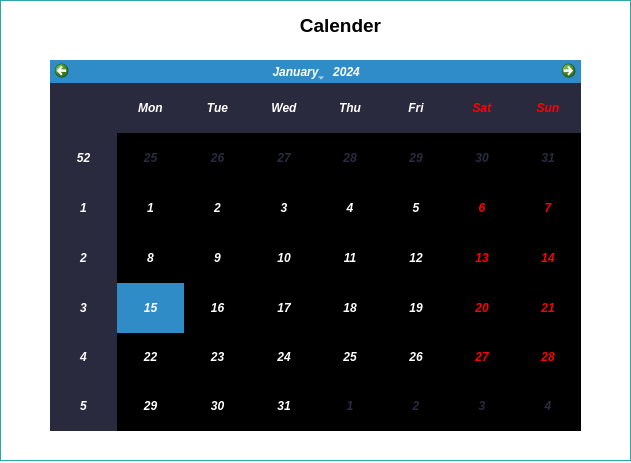
<?xml version="1.0" encoding="UTF-8"?>
<ui version="4.0">
 <class>CalenderDialog</class>
 <widget class="QDialog" name="CalenderDialog">
  <property name="geometry">
   <rect>
    <x>0</x>
    <y>0</y>
    <width>631</width>
    <height>463</height>
   </rect>
  </property>
  <property name="palette">
   <palette>
    <active>
     <colorrole role="WindowText">
      <brush brushstyle="SolidPattern">
       <color alpha="255">
        <red>0</red>
        <green>0</green>
        <blue>0</blue>
       </color>
      </brush>
     </colorrole>
     <colorrole role="Button">
      <brush brushstyle="SolidPattern">
       <color alpha="255">
        <red>255</red>
        <green>255</green>
        <blue>255</blue>
       </color>
      </brush>
     </colorrole>
     <colorrole role="Light">
      <brush brushstyle="SolidPattern">
       <color alpha="255">
        <red>255</red>
        <green>255</green>
        <blue>255</blue>
       </color>
      </brush>
     </colorrole>
     <colorrole role="Midlight">
      <brush brushstyle="SolidPattern">
       <color alpha="255">
        <red>255</red>
        <green>255</green>
        <blue>255</blue>
       </color>
      </brush>
     </colorrole>
     <colorrole role="Dark">
      <brush brushstyle="SolidPattern">
       <color alpha="255">
        <red>127</red>
        <green>127</green>
        <blue>127</blue>
       </color>
      </brush>
     </colorrole>
     <colorrole role="Mid">
      <brush brushstyle="SolidPattern">
       <color alpha="255">
        <red>170</red>
        <green>170</green>
        <blue>170</blue>
       </color>
      </brush>
     </colorrole>
     <colorrole role="Text">
      <brush brushstyle="SolidPattern">
       <color alpha="255">
        <red>0</red>
        <green>0</green>
        <blue>0</blue>
       </color>
      </brush>
     </colorrole>
     <colorrole role="BrightText">
      <brush brushstyle="SolidPattern">
       <color alpha="255">
        <red>255</red>
        <green>255</green>
        <blue>255</blue>
       </color>
      </brush>
     </colorrole>
     <colorrole role="ButtonText">
      <brush brushstyle="SolidPattern">
       <color alpha="255">
        <red>0</red>
        <green>0</green>
        <blue>0</blue>
       </color>
      </brush>
     </colorrole>
     <colorrole role="Base">
      <brush brushstyle="SolidPattern">
       <color alpha="255">
        <red>255</red>
        <green>255</green>
        <blue>255</blue>
       </color>
      </brush>
     </colorrole>
     <colorrole role="Window">
      <brush brushstyle="SolidPattern">
       <color alpha="255">
        <red>255</red>
        <green>255</green>
        <blue>255</blue>
       </color>
      </brush>
     </colorrole>
     <colorrole role="Shadow">
      <brush brushstyle="SolidPattern">
       <color alpha="255">
        <red>0</red>
        <green>0</green>
        <blue>0</blue>
       </color>
      </brush>
     </colorrole>
     <colorrole role="AlternateBase">
      <brush brushstyle="SolidPattern">
       <color alpha="255">
        <red>255</red>
        <green>255</green>
        <blue>255</blue>
       </color>
      </brush>
     </colorrole>
     <colorrole role="ToolTipBase">
      <brush brushstyle="SolidPattern">
       <color alpha="255">
        <red>255</red>
        <green>255</green>
        <blue>220</blue>
       </color>
      </brush>
     </colorrole>
     <colorrole role="ToolTipText">
      <brush brushstyle="SolidPattern">
       <color alpha="255">
        <red>0</red>
        <green>0</green>
        <blue>0</blue>
       </color>
      </brush>
     </colorrole>
     <colorrole role="PlaceholderText">
      <brush brushstyle="SolidPattern">
       <color alpha="128">
        <red>0</red>
        <green>0</green>
        <blue>0</blue>
       </color>
      </brush>
     </colorrole>
    </active>
    <inactive>
     <colorrole role="WindowText">
      <brush brushstyle="SolidPattern">
       <color alpha="255">
        <red>0</red>
        <green>0</green>
        <blue>0</blue>
       </color>
      </brush>
     </colorrole>
     <colorrole role="Button">
      <brush brushstyle="SolidPattern">
       <color alpha="255">
        <red>255</red>
        <green>255</green>
        <blue>255</blue>
       </color>
      </brush>
     </colorrole>
     <colorrole role="Light">
      <brush brushstyle="SolidPattern">
       <color alpha="255">
        <red>255</red>
        <green>255</green>
        <blue>255</blue>
       </color>
      </brush>
     </colorrole>
     <colorrole role="Midlight">
      <brush brushstyle="SolidPattern">
       <color alpha="255">
        <red>255</red>
        <green>255</green>
        <blue>255</blue>
       </color>
      </brush>
     </colorrole>
     <colorrole role="Dark">
      <brush brushstyle="SolidPattern">
       <color alpha="255">
        <red>127</red>
        <green>127</green>
        <blue>127</blue>
       </color>
      </brush>
     </colorrole>
     <colorrole role="Mid">
      <brush brushstyle="SolidPattern">
       <color alpha="255">
        <red>170</red>
        <green>170</green>
        <blue>170</blue>
       </color>
      </brush>
     </colorrole>
     <colorrole role="Text">
      <brush brushstyle="SolidPattern">
       <color alpha="255">
        <red>0</red>
        <green>0</green>
        <blue>0</blue>
       </color>
      </brush>
     </colorrole>
     <colorrole role="BrightText">
      <brush brushstyle="SolidPattern">
       <color alpha="255">
        <red>255</red>
        <green>255</green>
        <blue>255</blue>
       </color>
      </brush>
     </colorrole>
     <colorrole role="ButtonText">
      <brush brushstyle="SolidPattern">
       <color alpha="255">
        <red>0</red>
        <green>0</green>
        <blue>0</blue>
       </color>
      </brush>
     </colorrole>
     <colorrole role="Base">
      <brush brushstyle="SolidPattern">
       <color alpha="255">
        <red>255</red>
        <green>255</green>
        <blue>255</blue>
       </color>
      </brush>
     </colorrole>
     <colorrole role="Window">
      <brush brushstyle="SolidPattern">
       <color alpha="255">
        <red>255</red>
        <green>255</green>
        <blue>255</blue>
       </color>
      </brush>
     </colorrole>
     <colorrole role="Shadow">
      <brush brushstyle="SolidPattern">
       <color alpha="255">
        <red>0</red>
        <green>0</green>
        <blue>0</blue>
       </color>
      </brush>
     </colorrole>
     <colorrole role="AlternateBase">
      <brush brushstyle="SolidPattern">
       <color alpha="255">
        <red>255</red>
        <green>255</green>
        <blue>255</blue>
       </color>
      </brush>
     </colorrole>
     <colorrole role="ToolTipBase">
      <brush brushstyle="SolidPattern">
       <color alpha="255">
        <red>255</red>
        <green>255</green>
        <blue>220</blue>
       </color>
      </brush>
     </colorrole>
     <colorrole role="ToolTipText">
      <brush brushstyle="SolidPattern">
       <color alpha="255">
        <red>0</red>
        <green>0</green>
        <blue>0</blue>
       </color>
      </brush>
     </colorrole>
     <colorrole role="PlaceholderText">
      <brush brushstyle="SolidPattern">
       <color alpha="128">
        <red>0</red>
        <green>0</green>
        <blue>0</blue>
       </color>
      </brush>
     </colorrole>
    </inactive>
    <disabled>
     <colorrole role="WindowText">
      <brush brushstyle="SolidPattern">
       <color alpha="255">
        <red>127</red>
        <green>127</green>
        <blue>127</blue>
       </color>
      </brush>
     </colorrole>
     <colorrole role="Button">
      <brush brushstyle="SolidPattern">
       <color alpha="255">
        <red>255</red>
        <green>255</green>
        <blue>255</blue>
       </color>
      </brush>
     </colorrole>
     <colorrole role="Light">
      <brush brushstyle="SolidPattern">
       <color alpha="255">
        <red>255</red>
        <green>255</green>
        <blue>255</blue>
       </color>
      </brush>
     </colorrole>
     <colorrole role="Midlight">
      <brush brushstyle="SolidPattern">
       <color alpha="255">
        <red>255</red>
        <green>255</green>
        <blue>255</blue>
       </color>
      </brush>
     </colorrole>
     <colorrole role="Dark">
      <brush brushstyle="SolidPattern">
       <color alpha="255">
        <red>127</red>
        <green>127</green>
        <blue>127</blue>
       </color>
      </brush>
     </colorrole>
     <colorrole role="Mid">
      <brush brushstyle="SolidPattern">
       <color alpha="255">
        <red>170</red>
        <green>170</green>
        <blue>170</blue>
       </color>
      </brush>
     </colorrole>
     <colorrole role="Text">
      <brush brushstyle="SolidPattern">
       <color alpha="255">
        <red>127</red>
        <green>127</green>
        <blue>127</blue>
       </color>
      </brush>
     </colorrole>
     <colorrole role="BrightText">
      <brush brushstyle="SolidPattern">
       <color alpha="255">
        <red>255</red>
        <green>255</green>
        <blue>255</blue>
       </color>
      </brush>
     </colorrole>
     <colorrole role="ButtonText">
      <brush brushstyle="SolidPattern">
       <color alpha="255">
        <red>127</red>
        <green>127</green>
        <blue>127</blue>
       </color>
      </brush>
     </colorrole>
     <colorrole role="Base">
      <brush brushstyle="SolidPattern">
       <color alpha="255">
        <red>255</red>
        <green>255</green>
        <blue>255</blue>
       </color>
      </brush>
     </colorrole>
     <colorrole role="Window">
      <brush brushstyle="SolidPattern">
       <color alpha="255">
        <red>255</red>
        <green>255</green>
        <blue>255</blue>
       </color>
      </brush>
     </colorrole>
     <colorrole role="Shadow">
      <brush brushstyle="SolidPattern">
       <color alpha="255">
        <red>0</red>
        <green>0</green>
        <blue>0</blue>
       </color>
      </brush>
     </colorrole>
     <colorrole role="AlternateBase">
      <brush brushstyle="SolidPattern">
       <color alpha="255">
        <red>255</red>
        <green>255</green>
        <blue>255</blue>
       </color>
      </brush>
     </colorrole>
     <colorrole role="ToolTipBase">
      <brush brushstyle="SolidPattern">
       <color alpha="255">
        <red>255</red>
        <green>255</green>
        <blue>220</blue>
       </color>
      </brush>
     </colorrole>
     <colorrole role="ToolTipText">
      <brush brushstyle="SolidPattern">
       <color alpha="255">
        <red>0</red>
        <green>0</green>
        <blue>0</blue>
       </color>
      </brush>
     </colorrole>
     <colorrole role="PlaceholderText">
      <brush brushstyle="SolidPattern">
       <color alpha="128">
        <red>0</red>
        <green>0</green>
        <blue>0</blue>
       </color>
      </brush>
     </colorrole>
    </disabled>
   </palette>
  </property>
  <property name="font">
   <font>
    <stylestrategy>PreferDefault</stylestrategy>
   </font>
  </property>
  <property name="windowTitle">
   <string>Dialog</string>
  </property>
  <property name="autoFillBackground">
   <bool>true</bool>
  </property>
  <widget class="QCalendarWidget" name="calendarWidget">
   <property name="geometry">
    <rect>
     <x>50</x>
     <y>60</y>
     <width>531</width>
     <height>371</height>
    </rect>
   </property>
   <property name="palette">
    <palette>
     <active>
      <colorrole role="WindowText">
       <brush brushstyle="SolidPattern">
        <color alpha="255">
         <red>255</red>
         <green>255</green>
         <blue>255</blue>
        </color>
       </brush>
      </colorrole>
      <colorrole role="Button">
       <brush brushstyle="SolidPattern">
        <color alpha="255">
         <red>85</red>
         <green>85</green>
         <blue>127</blue>
        </color>
       </brush>
      </colorrole>
      <colorrole role="Light">
       <brush brushstyle="SolidPattern">
        <color alpha="255">
         <red>127</red>
         <green>127</green>
         <blue>190</blue>
        </color>
       </brush>
      </colorrole>
      <colorrole role="Midlight">
       <brush brushstyle="SolidPattern">
        <color alpha="255">
         <red>106</red>
         <green>106</green>
         <blue>158</blue>
        </color>
       </brush>
      </colorrole>
      <colorrole role="Dark">
       <brush brushstyle="SolidPattern">
        <color alpha="255">
         <red>42</red>
         <green>42</green>
         <blue>63</blue>
        </color>
       </brush>
      </colorrole>
      <colorrole role="Mid">
       <brush brushstyle="SolidPattern">
        <color alpha="255">
         <red>57</red>
         <green>57</green>
         <blue>85</blue>
        </color>
       </brush>
      </colorrole>
      <colorrole role="Text">
       <brush brushstyle="SolidPattern">
        <color alpha="255">
         <red>255</red>
         <green>255</green>
         <blue>255</blue>
        </color>
       </brush>
      </colorrole>
      <colorrole role="BrightText">
       <brush brushstyle="SolidPattern">
        <color alpha="255">
         <red>255</red>
         <green>255</green>
         <blue>255</blue>
        </color>
       </brush>
      </colorrole>
      <colorrole role="ButtonText">
       <brush brushstyle="SolidPattern">
        <color alpha="255">
         <red>255</red>
         <green>255</green>
         <blue>255</blue>
        </color>
       </brush>
      </colorrole>
      <colorrole role="Base">
       <brush brushstyle="SolidPattern">
        <color alpha="255">
         <red>0</red>
         <green>0</green>
         <blue>0</blue>
        </color>
       </brush>
      </colorrole>
      <colorrole role="Window">
       <brush brushstyle="SolidPattern">
        <color alpha="255">
         <red>85</red>
         <green>85</green>
         <blue>127</blue>
        </color>
       </brush>
      </colorrole>
      <colorrole role="Shadow">
       <brush brushstyle="SolidPattern">
        <color alpha="255">
         <red>0</red>
         <green>0</green>
         <blue>0</blue>
        </color>
       </brush>
      </colorrole>
      <colorrole role="AlternateBase">
       <brush brushstyle="SolidPattern">
        <color alpha="255">
         <red>42</red>
         <green>42</green>
         <blue>63</blue>
        </color>
       </brush>
      </colorrole>
      <colorrole role="ToolTipBase">
       <brush brushstyle="SolidPattern">
        <color alpha="255">
         <red>255</red>
         <green>255</green>
         <blue>220</blue>
        </color>
       </brush>
      </colorrole>
      <colorrole role="ToolTipText">
       <brush brushstyle="SolidPattern">
        <color alpha="255">
         <red>0</red>
         <green>0</green>
         <blue>0</blue>
        </color>
       </brush>
      </colorrole>
      <colorrole role="PlaceholderText">
       <brush brushstyle="SolidPattern">
        <color alpha="128">
         <red>255</red>
         <green>255</green>
         <blue>255</blue>
        </color>
       </brush>
      </colorrole>
     </active>
     <inactive>
      <colorrole role="WindowText">
       <brush brushstyle="SolidPattern">
        <color alpha="255">
         <red>255</red>
         <green>255</green>
         <blue>255</blue>
        </color>
       </brush>
      </colorrole>
      <colorrole role="Button">
       <brush brushstyle="SolidPattern">
        <color alpha="255">
         <red>85</red>
         <green>85</green>
         <blue>127</blue>
        </color>
       </brush>
      </colorrole>
      <colorrole role="Light">
       <brush brushstyle="SolidPattern">
        <color alpha="255">
         <red>127</red>
         <green>127</green>
         <blue>190</blue>
        </color>
       </brush>
      </colorrole>
      <colorrole role="Midlight">
       <brush brushstyle="SolidPattern">
        <color alpha="255">
         <red>106</red>
         <green>106</green>
         <blue>158</blue>
        </color>
       </brush>
      </colorrole>
      <colorrole role="Dark">
       <brush brushstyle="SolidPattern">
        <color alpha="255">
         <red>42</red>
         <green>42</green>
         <blue>63</blue>
        </color>
       </brush>
      </colorrole>
      <colorrole role="Mid">
       <brush brushstyle="SolidPattern">
        <color alpha="255">
         <red>57</red>
         <green>57</green>
         <blue>85</blue>
        </color>
       </brush>
      </colorrole>
      <colorrole role="Text">
       <brush brushstyle="SolidPattern">
        <color alpha="255">
         <red>255</red>
         <green>255</green>
         <blue>255</blue>
        </color>
       </brush>
      </colorrole>
      <colorrole role="BrightText">
       <brush brushstyle="SolidPattern">
        <color alpha="255">
         <red>255</red>
         <green>255</green>
         <blue>255</blue>
        </color>
       </brush>
      </colorrole>
      <colorrole role="ButtonText">
       <brush brushstyle="SolidPattern">
        <color alpha="255">
         <red>255</red>
         <green>255</green>
         <blue>255</blue>
        </color>
       </brush>
      </colorrole>
      <colorrole role="Base">
       <brush brushstyle="SolidPattern">
        <color alpha="255">
         <red>0</red>
         <green>0</green>
         <blue>0</blue>
        </color>
       </brush>
      </colorrole>
      <colorrole role="Window">
       <brush brushstyle="SolidPattern">
        <color alpha="255">
         <red>85</red>
         <green>85</green>
         <blue>127</blue>
        </color>
       </brush>
      </colorrole>
      <colorrole role="Shadow">
       <brush brushstyle="SolidPattern">
        <color alpha="255">
         <red>0</red>
         <green>0</green>
         <blue>0</blue>
        </color>
       </brush>
      </colorrole>
      <colorrole role="AlternateBase">
       <brush brushstyle="SolidPattern">
        <color alpha="255">
         <red>42</red>
         <green>42</green>
         <blue>63</blue>
        </color>
       </brush>
      </colorrole>
      <colorrole role="ToolTipBase">
       <brush brushstyle="SolidPattern">
        <color alpha="255">
         <red>255</red>
         <green>255</green>
         <blue>220</blue>
        </color>
       </brush>
      </colorrole>
      <colorrole role="ToolTipText">
       <brush brushstyle="SolidPattern">
        <color alpha="255">
         <red>0</red>
         <green>0</green>
         <blue>0</blue>
        </color>
       </brush>
      </colorrole>
      <colorrole role="PlaceholderText">
       <brush brushstyle="SolidPattern">
        <color alpha="128">
         <red>255</red>
         <green>255</green>
         <blue>255</blue>
        </color>
       </brush>
      </colorrole>
     </inactive>
     <disabled>
      <colorrole role="WindowText">
       <brush brushstyle="SolidPattern">
        <color alpha="255">
         <red>42</red>
         <green>42</green>
         <blue>63</blue>
        </color>
       </brush>
      </colorrole>
      <colorrole role="Button">
       <brush brushstyle="SolidPattern">
        <color alpha="255">
         <red>85</red>
         <green>85</green>
         <blue>127</blue>
        </color>
       </brush>
      </colorrole>
      <colorrole role="Light">
       <brush brushstyle="SolidPattern">
        <color alpha="255">
         <red>127</red>
         <green>127</green>
         <blue>190</blue>
        </color>
       </brush>
      </colorrole>
      <colorrole role="Midlight">
       <brush brushstyle="SolidPattern">
        <color alpha="255">
         <red>106</red>
         <green>106</green>
         <blue>158</blue>
        </color>
       </brush>
      </colorrole>
      <colorrole role="Dark">
       <brush brushstyle="SolidPattern">
        <color alpha="255">
         <red>42</red>
         <green>42</green>
         <blue>63</blue>
        </color>
       </brush>
      </colorrole>
      <colorrole role="Mid">
       <brush brushstyle="SolidPattern">
        <color alpha="255">
         <red>57</red>
         <green>57</green>
         <blue>85</blue>
        </color>
       </brush>
      </colorrole>
      <colorrole role="Text">
       <brush brushstyle="SolidPattern">
        <color alpha="255">
         <red>42</red>
         <green>42</green>
         <blue>63</blue>
        </color>
       </brush>
      </colorrole>
      <colorrole role="BrightText">
       <brush brushstyle="SolidPattern">
        <color alpha="255">
         <red>255</red>
         <green>255</green>
         <blue>255</blue>
        </color>
       </brush>
      </colorrole>
      <colorrole role="ButtonText">
       <brush brushstyle="SolidPattern">
        <color alpha="255">
         <red>42</red>
         <green>42</green>
         <blue>63</blue>
        </color>
       </brush>
      </colorrole>
      <colorrole role="Base">
       <brush brushstyle="SolidPattern">
        <color alpha="255">
         <red>85</red>
         <green>85</green>
         <blue>127</blue>
        </color>
       </brush>
      </colorrole>
      <colorrole role="Window">
       <brush brushstyle="SolidPattern">
        <color alpha="255">
         <red>85</red>
         <green>85</green>
         <blue>127</blue>
        </color>
       </brush>
      </colorrole>
      <colorrole role="Shadow">
       <brush brushstyle="SolidPattern">
        <color alpha="255">
         <red>0</red>
         <green>0</green>
         <blue>0</blue>
        </color>
       </brush>
      </colorrole>
      <colorrole role="AlternateBase">
       <brush brushstyle="SolidPattern">
        <color alpha="255">
         <red>85</red>
         <green>85</green>
         <blue>127</blue>
        </color>
       </brush>
      </colorrole>
      <colorrole role="ToolTipBase">
       <brush brushstyle="SolidPattern">
        <color alpha="255">
         <red>255</red>
         <green>255</green>
         <blue>220</blue>
        </color>
       </brush>
      </colorrole>
      <colorrole role="ToolTipText">
       <brush brushstyle="SolidPattern">
        <color alpha="255">
         <red>0</red>
         <green>0</green>
         <blue>0</blue>
        </color>
       </brush>
      </colorrole>
      <colorrole role="PlaceholderText">
       <brush brushstyle="SolidPattern">
        <color alpha="128">
         <red>255</red>
         <green>255</green>
         <blue>255</blue>
        </color>
       </brush>
      </colorrole>
     </disabled>
    </palette>
   </property>
   <property name="font">
    <font>
     <weight>75</weight>
     <italic>true</italic>
     <bold>true</bold>
     <stylestrategy>PreferDefault</stylestrategy>
    </font>
   </property>
  </widget>
  <widget class="QListView" name="listView">
   <property name="geometry">
    <rect>
     <x>0</x>
     <y>0</y>
     <width>631</width>
     <height>461</height>
    </rect>
   </property>
   <property name="palette">
    <palette>
     <active>
      <colorrole role="WindowText">
       <brush brushstyle="SolidPattern">
        <color alpha="255">
         <red>0</red>
         <green>0</green>
         <blue>0</blue>
        </color>
       </brush>
      </colorrole>
      <colorrole role="Button">
       <brush brushstyle="SolidPattern">
        <color alpha="255">
         <red>60</red>
         <green>217</green>
         <blue>217</blue>
        </color>
       </brush>
      </colorrole>
      <colorrole role="Light">
       <brush brushstyle="SolidPattern">
        <color alpha="255">
         <red>141</red>
         <green>255</green>
         <blue>255</blue>
        </color>
       </brush>
      </colorrole>
      <colorrole role="Midlight">
       <brush brushstyle="SolidPattern">
        <color alpha="255">
         <red>100</red>
         <green>236</green>
         <blue>236</blue>
        </color>
       </brush>
      </colorrole>
      <colorrole role="Dark">
       <brush brushstyle="SolidPattern">
        <color alpha="255">
         <red>30</red>
         <green>108</green>
         <blue>108</blue>
        </color>
       </brush>
      </colorrole>
      <colorrole role="Mid">
       <brush brushstyle="SolidPattern">
        <color alpha="255">
         <red>40</red>
         <green>145</green>
         <blue>145</blue>
        </color>
       </brush>
      </colorrole>
      <colorrole role="Text">
       <brush brushstyle="SolidPattern">
        <color alpha="255">
         <red>0</red>
         <green>0</green>
         <blue>0</blue>
        </color>
       </brush>
      </colorrole>
      <colorrole role="BrightText">
       <brush brushstyle="SolidPattern">
        <color alpha="255">
         <red>255</red>
         <green>255</green>
         <blue>255</blue>
        </color>
       </brush>
      </colorrole>
      <colorrole role="ButtonText">
       <brush brushstyle="SolidPattern">
        <color alpha="255">
         <red>0</red>
         <green>0</green>
         <blue>0</blue>
        </color>
       </brush>
      </colorrole>
      <colorrole role="Base">
       <brush brushstyle="SolidPattern">
        <color alpha="255">
         <red>255</red>
         <green>255</green>
         <blue>255</blue>
        </color>
       </brush>
      </colorrole>
      <colorrole role="Window">
       <brush brushstyle="SolidPattern">
        <color alpha="255">
         <red>60</red>
         <green>217</green>
         <blue>217</blue>
        </color>
       </brush>
      </colorrole>
      <colorrole role="Shadow">
       <brush brushstyle="SolidPattern">
        <color alpha="255">
         <red>0</red>
         <green>0</green>
         <blue>0</blue>
        </color>
       </brush>
      </colorrole>
      <colorrole role="AlternateBase">
       <brush brushstyle="SolidPattern">
        <color alpha="255">
         <red>157</red>
         <green>236</green>
         <blue>236</blue>
        </color>
       </brush>
      </colorrole>
      <colorrole role="ToolTipBase">
       <brush brushstyle="SolidPattern">
        <color alpha="255">
         <red>255</red>
         <green>255</green>
         <blue>220</blue>
        </color>
       </brush>
      </colorrole>
      <colorrole role="ToolTipText">
       <brush brushstyle="SolidPattern">
        <color alpha="255">
         <red>0</red>
         <green>0</green>
         <blue>0</blue>
        </color>
       </brush>
      </colorrole>
      <colorrole role="PlaceholderText">
       <brush brushstyle="SolidPattern">
        <color alpha="128">
         <red>0</red>
         <green>0</green>
         <blue>0</blue>
        </color>
       </brush>
      </colorrole>
     </active>
     <inactive>
      <colorrole role="WindowText">
       <brush brushstyle="SolidPattern">
        <color alpha="255">
         <red>0</red>
         <green>0</green>
         <blue>0</blue>
        </color>
       </brush>
      </colorrole>
      <colorrole role="Button">
       <brush brushstyle="SolidPattern">
        <color alpha="255">
         <red>60</red>
         <green>217</green>
         <blue>217</blue>
        </color>
       </brush>
      </colorrole>
      <colorrole role="Light">
       <brush brushstyle="SolidPattern">
        <color alpha="255">
         <red>141</red>
         <green>255</green>
         <blue>255</blue>
        </color>
       </brush>
      </colorrole>
      <colorrole role="Midlight">
       <brush brushstyle="SolidPattern">
        <color alpha="255">
         <red>100</red>
         <green>236</green>
         <blue>236</blue>
        </color>
       </brush>
      </colorrole>
      <colorrole role="Dark">
       <brush brushstyle="SolidPattern">
        <color alpha="255">
         <red>30</red>
         <green>108</green>
         <blue>108</blue>
        </color>
       </brush>
      </colorrole>
      <colorrole role="Mid">
       <brush brushstyle="SolidPattern">
        <color alpha="255">
         <red>40</red>
         <green>145</green>
         <blue>145</blue>
        </color>
       </brush>
      </colorrole>
      <colorrole role="Text">
       <brush brushstyle="SolidPattern">
        <color alpha="255">
         <red>0</red>
         <green>0</green>
         <blue>0</blue>
        </color>
       </brush>
      </colorrole>
      <colorrole role="BrightText">
       <brush brushstyle="SolidPattern">
        <color alpha="255">
         <red>255</red>
         <green>255</green>
         <blue>255</blue>
        </color>
       </brush>
      </colorrole>
      <colorrole role="ButtonText">
       <brush brushstyle="SolidPattern">
        <color alpha="255">
         <red>0</red>
         <green>0</green>
         <blue>0</blue>
        </color>
       </brush>
      </colorrole>
      <colorrole role="Base">
       <brush brushstyle="SolidPattern">
        <color alpha="255">
         <red>255</red>
         <green>255</green>
         <blue>255</blue>
        </color>
       </brush>
      </colorrole>
      <colorrole role="Window">
       <brush brushstyle="SolidPattern">
        <color alpha="255">
         <red>60</red>
         <green>217</green>
         <blue>217</blue>
        </color>
       </brush>
      </colorrole>
      <colorrole role="Shadow">
       <brush brushstyle="SolidPattern">
        <color alpha="255">
         <red>0</red>
         <green>0</green>
         <blue>0</blue>
        </color>
       </brush>
      </colorrole>
      <colorrole role="AlternateBase">
       <brush brushstyle="SolidPattern">
        <color alpha="255">
         <red>157</red>
         <green>236</green>
         <blue>236</blue>
        </color>
       </brush>
      </colorrole>
      <colorrole role="ToolTipBase">
       <brush brushstyle="SolidPattern">
        <color alpha="255">
         <red>255</red>
         <green>255</green>
         <blue>220</blue>
        </color>
       </brush>
      </colorrole>
      <colorrole role="ToolTipText">
       <brush brushstyle="SolidPattern">
        <color alpha="255">
         <red>0</red>
         <green>0</green>
         <blue>0</blue>
        </color>
       </brush>
      </colorrole>
      <colorrole role="PlaceholderText">
       <brush brushstyle="SolidPattern">
        <color alpha="128">
         <red>0</red>
         <green>0</green>
         <blue>0</blue>
        </color>
       </brush>
      </colorrole>
     </inactive>
     <disabled>
      <colorrole role="WindowText">
       <brush brushstyle="SolidPattern">
        <color alpha="255">
         <red>30</red>
         <green>108</green>
         <blue>108</blue>
        </color>
       </brush>
      </colorrole>
      <colorrole role="Button">
       <brush brushstyle="SolidPattern">
        <color alpha="255">
         <red>60</red>
         <green>217</green>
         <blue>217</blue>
        </color>
       </brush>
      </colorrole>
      <colorrole role="Light">
       <brush brushstyle="SolidPattern">
        <color alpha="255">
         <red>141</red>
         <green>255</green>
         <blue>255</blue>
        </color>
       </brush>
      </colorrole>
      <colorrole role="Midlight">
       <brush brushstyle="SolidPattern">
        <color alpha="255">
         <red>100</red>
         <green>236</green>
         <blue>236</blue>
        </color>
       </brush>
      </colorrole>
      <colorrole role="Dark">
       <brush brushstyle="SolidPattern">
        <color alpha="255">
         <red>30</red>
         <green>108</green>
         <blue>108</blue>
        </color>
       </brush>
      </colorrole>
      <colorrole role="Mid">
       <brush brushstyle="SolidPattern">
        <color alpha="255">
         <red>40</red>
         <green>145</green>
         <blue>145</blue>
        </color>
       </brush>
      </colorrole>
      <colorrole role="Text">
       <brush brushstyle="SolidPattern">
        <color alpha="255">
         <red>30</red>
         <green>108</green>
         <blue>108</blue>
        </color>
       </brush>
      </colorrole>
      <colorrole role="BrightText">
       <brush brushstyle="SolidPattern">
        <color alpha="255">
         <red>255</red>
         <green>255</green>
         <blue>255</blue>
        </color>
       </brush>
      </colorrole>
      <colorrole role="ButtonText">
       <brush brushstyle="SolidPattern">
        <color alpha="255">
         <red>30</red>
         <green>108</green>
         <blue>108</blue>
        </color>
       </brush>
      </colorrole>
      <colorrole role="Base">
       <brush brushstyle="SolidPattern">
        <color alpha="255">
         <red>60</red>
         <green>217</green>
         <blue>217</blue>
        </color>
       </brush>
      </colorrole>
      <colorrole role="Window">
       <brush brushstyle="SolidPattern">
        <color alpha="255">
         <red>60</red>
         <green>217</green>
         <blue>217</blue>
        </color>
       </brush>
      </colorrole>
      <colorrole role="Shadow">
       <brush brushstyle="SolidPattern">
        <color alpha="255">
         <red>0</red>
         <green>0</green>
         <blue>0</blue>
        </color>
       </brush>
      </colorrole>
      <colorrole role="AlternateBase">
       <brush brushstyle="SolidPattern">
        <color alpha="255">
         <red>60</red>
         <green>217</green>
         <blue>217</blue>
        </color>
       </brush>
      </colorrole>
      <colorrole role="ToolTipBase">
       <brush brushstyle="SolidPattern">
        <color alpha="255">
         <red>255</red>
         <green>255</green>
         <blue>220</blue>
        </color>
       </brush>
      </colorrole>
      <colorrole role="ToolTipText">
       <brush brushstyle="SolidPattern">
        <color alpha="255">
         <red>0</red>
         <green>0</green>
         <blue>0</blue>
        </color>
       </brush>
      </colorrole>
      <colorrole role="PlaceholderText">
       <brush brushstyle="SolidPattern">
        <color alpha="128">
         <red>0</red>
         <green>0</green>
         <blue>0</blue>
        </color>
       </brush>
      </colorrole>
     </disabled>
    </palette>
   </property>
  </widget>
  <widget class="QLabel" name="label">
   <property name="geometry">
    <rect>
     <x>210</x>
     <y>10</y>
     <width>261</width>
     <height>31</height>
    </rect>
   </property>
   <property name="palette">
    <palette>
     <active>
      <colorrole role="WindowText">
       <brush brushstyle="SolidPattern">
        <color alpha="255">
         <red>0</red>
         <green>0</green>
         <blue>0</blue>
        </color>
       </brush>
      </colorrole>
      <colorrole role="Button">
       <brush brushstyle="SolidPattern">
        <color alpha="255">
         <red>0</red>
         <green>85</green>
         <blue>255</blue>
        </color>
       </brush>
      </colorrole>
      <colorrole role="Light">
       <brush brushstyle="SolidPattern">
        <color alpha="255">
         <red>127</red>
         <green>170</green>
         <blue>255</blue>
        </color>
       </brush>
      </colorrole>
      <colorrole role="Midlight">
       <brush brushstyle="SolidPattern">
        <color alpha="255">
         <red>63</red>
         <green>127</green>
         <blue>255</blue>
        </color>
       </brush>
      </colorrole>
      <colorrole role="Dark">
       <brush brushstyle="SolidPattern">
        <color alpha="255">
         <red>0</red>
         <green>42</green>
         <blue>127</blue>
        </color>
       </brush>
      </colorrole>
      <colorrole role="Mid">
       <brush brushstyle="SolidPattern">
        <color alpha="255">
         <red>0</red>
         <green>57</green>
         <blue>170</blue>
        </color>
       </brush>
      </colorrole>
      <colorrole role="Text">
       <brush brushstyle="SolidPattern">
        <color alpha="255">
         <red>0</red>
         <green>0</green>
         <blue>0</blue>
        </color>
       </brush>
      </colorrole>
      <colorrole role="BrightText">
       <brush brushstyle="SolidPattern">
        <color alpha="255">
         <red>255</red>
         <green>255</green>
         <blue>255</blue>
        </color>
       </brush>
      </colorrole>
      <colorrole role="ButtonText">
       <brush brushstyle="SolidPattern">
        <color alpha="255">
         <red>0</red>
         <green>0</green>
         <blue>0</blue>
        </color>
       </brush>
      </colorrole>
      <colorrole role="Base">
       <brush brushstyle="SolidPattern">
        <color alpha="255">
         <red>255</red>
         <green>255</green>
         <blue>255</blue>
        </color>
       </brush>
      </colorrole>
      <colorrole role="Window">
       <brush brushstyle="SolidPattern">
        <color alpha="255">
         <red>0</red>
         <green>85</green>
         <blue>255</blue>
        </color>
       </brush>
      </colorrole>
      <colorrole role="Shadow">
       <brush brushstyle="SolidPattern">
        <color alpha="255">
         <red>0</red>
         <green>0</green>
         <blue>0</blue>
        </color>
       </brush>
      </colorrole>
      <colorrole role="AlternateBase">
       <brush brushstyle="SolidPattern">
        <color alpha="255">
         <red>127</red>
         <green>170</green>
         <blue>255</blue>
        </color>
       </brush>
      </colorrole>
      <colorrole role="ToolTipBase">
       <brush brushstyle="SolidPattern">
        <color alpha="255">
         <red>255</red>
         <green>255</green>
         <blue>220</blue>
        </color>
       </brush>
      </colorrole>
      <colorrole role="ToolTipText">
       <brush brushstyle="SolidPattern">
        <color alpha="255">
         <red>0</red>
         <green>0</green>
         <blue>0</blue>
        </color>
       </brush>
      </colorrole>
      <colorrole role="PlaceholderText">
       <brush brushstyle="SolidPattern">
        <color alpha="128">
         <red>0</red>
         <green>0</green>
         <blue>0</blue>
        </color>
       </brush>
      </colorrole>
     </active>
     <inactive>
      <colorrole role="WindowText">
       <brush brushstyle="SolidPattern">
        <color alpha="255">
         <red>0</red>
         <green>0</green>
         <blue>0</blue>
        </color>
       </brush>
      </colorrole>
      <colorrole role="Button">
       <brush brushstyle="SolidPattern">
        <color alpha="255">
         <red>0</red>
         <green>85</green>
         <blue>255</blue>
        </color>
       </brush>
      </colorrole>
      <colorrole role="Light">
       <brush brushstyle="SolidPattern">
        <color alpha="255">
         <red>127</red>
         <green>170</green>
         <blue>255</blue>
        </color>
       </brush>
      </colorrole>
      <colorrole role="Midlight">
       <brush brushstyle="SolidPattern">
        <color alpha="255">
         <red>63</red>
         <green>127</green>
         <blue>255</blue>
        </color>
       </brush>
      </colorrole>
      <colorrole role="Dark">
       <brush brushstyle="SolidPattern">
        <color alpha="255">
         <red>0</red>
         <green>42</green>
         <blue>127</blue>
        </color>
       </brush>
      </colorrole>
      <colorrole role="Mid">
       <brush brushstyle="SolidPattern">
        <color alpha="255">
         <red>0</red>
         <green>57</green>
         <blue>170</blue>
        </color>
       </brush>
      </colorrole>
      <colorrole role="Text">
       <brush brushstyle="SolidPattern">
        <color alpha="255">
         <red>0</red>
         <green>0</green>
         <blue>0</blue>
        </color>
       </brush>
      </colorrole>
      <colorrole role="BrightText">
       <brush brushstyle="SolidPattern">
        <color alpha="255">
         <red>255</red>
         <green>255</green>
         <blue>255</blue>
        </color>
       </brush>
      </colorrole>
      <colorrole role="ButtonText">
       <brush brushstyle="SolidPattern">
        <color alpha="255">
         <red>0</red>
         <green>0</green>
         <blue>0</blue>
        </color>
       </brush>
      </colorrole>
      <colorrole role="Base">
       <brush brushstyle="SolidPattern">
        <color alpha="255">
         <red>255</red>
         <green>255</green>
         <blue>255</blue>
        </color>
       </brush>
      </colorrole>
      <colorrole role="Window">
       <brush brushstyle="SolidPattern">
        <color alpha="255">
         <red>0</red>
         <green>85</green>
         <blue>255</blue>
        </color>
       </brush>
      </colorrole>
      <colorrole role="Shadow">
       <brush brushstyle="SolidPattern">
        <color alpha="255">
         <red>0</red>
         <green>0</green>
         <blue>0</blue>
        </color>
       </brush>
      </colorrole>
      <colorrole role="AlternateBase">
       <brush brushstyle="SolidPattern">
        <color alpha="255">
         <red>127</red>
         <green>170</green>
         <blue>255</blue>
        </color>
       </brush>
      </colorrole>
      <colorrole role="ToolTipBase">
       <brush brushstyle="SolidPattern">
        <color alpha="255">
         <red>255</red>
         <green>255</green>
         <blue>220</blue>
        </color>
       </brush>
      </colorrole>
      <colorrole role="ToolTipText">
       <brush brushstyle="SolidPattern">
        <color alpha="255">
         <red>0</red>
         <green>0</green>
         <blue>0</blue>
        </color>
       </brush>
      </colorrole>
      <colorrole role="PlaceholderText">
       <brush brushstyle="SolidPattern">
        <color alpha="128">
         <red>0</red>
         <green>0</green>
         <blue>0</blue>
        </color>
       </brush>
      </colorrole>
     </inactive>
     <disabled>
      <colorrole role="WindowText">
       <brush brushstyle="SolidPattern">
        <color alpha="255">
         <red>0</red>
         <green>42</green>
         <blue>127</blue>
        </color>
       </brush>
      </colorrole>
      <colorrole role="Button">
       <brush brushstyle="SolidPattern">
        <color alpha="255">
         <red>0</red>
         <green>85</green>
         <blue>255</blue>
        </color>
       </brush>
      </colorrole>
      <colorrole role="Light">
       <brush brushstyle="SolidPattern">
        <color alpha="255">
         <red>127</red>
         <green>170</green>
         <blue>255</blue>
        </color>
       </brush>
      </colorrole>
      <colorrole role="Midlight">
       <brush brushstyle="SolidPattern">
        <color alpha="255">
         <red>63</red>
         <green>127</green>
         <blue>255</blue>
        </color>
       </brush>
      </colorrole>
      <colorrole role="Dark">
       <brush brushstyle="SolidPattern">
        <color alpha="255">
         <red>0</red>
         <green>42</green>
         <blue>127</blue>
        </color>
       </brush>
      </colorrole>
      <colorrole role="Mid">
       <brush brushstyle="SolidPattern">
        <color alpha="255">
         <red>0</red>
         <green>57</green>
         <blue>170</blue>
        </color>
       </brush>
      </colorrole>
      <colorrole role="Text">
       <brush brushstyle="SolidPattern">
        <color alpha="255">
         <red>0</red>
         <green>42</green>
         <blue>127</blue>
        </color>
       </brush>
      </colorrole>
      <colorrole role="BrightText">
       <brush brushstyle="SolidPattern">
        <color alpha="255">
         <red>255</red>
         <green>255</green>
         <blue>255</blue>
        </color>
       </brush>
      </colorrole>
      <colorrole role="ButtonText">
       <brush brushstyle="SolidPattern">
        <color alpha="255">
         <red>0</red>
         <green>42</green>
         <blue>127</blue>
        </color>
       </brush>
      </colorrole>
      <colorrole role="Base">
       <brush brushstyle="SolidPattern">
        <color alpha="255">
         <red>0</red>
         <green>85</green>
         <blue>255</blue>
        </color>
       </brush>
      </colorrole>
      <colorrole role="Window">
       <brush brushstyle="SolidPattern">
        <color alpha="255">
         <red>0</red>
         <green>85</green>
         <blue>255</blue>
        </color>
       </brush>
      </colorrole>
      <colorrole role="Shadow">
       <brush brushstyle="SolidPattern">
        <color alpha="255">
         <red>0</red>
         <green>0</green>
         <blue>0</blue>
        </color>
       </brush>
      </colorrole>
      <colorrole role="AlternateBase">
       <brush brushstyle="SolidPattern">
        <color alpha="255">
         <red>0</red>
         <green>85</green>
         <blue>255</blue>
        </color>
       </brush>
      </colorrole>
      <colorrole role="ToolTipBase">
       <brush brushstyle="SolidPattern">
        <color alpha="255">
         <red>255</red>
         <green>255</green>
         <blue>220</blue>
        </color>
       </brush>
      </colorrole>
      <colorrole role="ToolTipText">
       <brush brushstyle="SolidPattern">
        <color alpha="255">
         <red>0</red>
         <green>0</green>
         <blue>0</blue>
        </color>
       </brush>
      </colorrole>
      <colorrole role="PlaceholderText">
       <brush brushstyle="SolidPattern">
        <color alpha="128">
         <red>0</red>
         <green>0</green>
         <blue>0</blue>
        </color>
       </brush>
      </colorrole>
     </disabled>
    </palette>
   </property>
   <property name="font">
    <font>
     <pointsize>10</pointsize>
     <weight>75</weight>
     <italic>false</italic>
     <bold>true</bold>
     <underline>false</underline>
     <strikeout>false</strikeout>
     <stylestrategy>PreferDefault</stylestrategy>
     <kerning>true</kerning>
    </font>
   </property>
   <property name="text">
    <string>&lt;html&gt;&lt;head/&gt;&lt;body&gt;&lt;p&gt;&lt;span style=&quot; font-size:14pt; font-weight:600;&quot;&gt;Calender&lt;/span&gt;&lt;/p&gt;&lt;/body&gt;&lt;/html&gt;</string>
   </property>
   <property name="scaledContents">
    <bool>true</bool>
   </property>
   <property name="alignment">
    <set>Qt::AlignCenter</set>
   </property>
  </widget>
  <zorder>listView</zorder>
  <zorder>calendarWidget</zorder>
  <zorder>label</zorder>
 </widget>
 <resources/>
 <connections/>
</ui>
